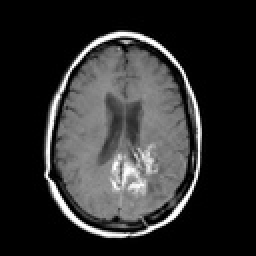
%> input picture MR_Gad.jpg, 128 x 128 px, shrunk from 256 x 256 before the run (shown 2 times larger)
$ octave rolling_guidance_filter_example.m   (GNU Octave 9; MATLAB toolbox functions it lacks are replaced by stand-ins)
%> lines starting %> are read from the running program, lines starting %| are printed output that depends on the picture; in (x1, y1, x2, y2) boxes, pixels count from 0 and x2, y2 are one past the last pixel; in counts of white or black regions, pixels touching at a corner belong together; the program's own positions count from 1
### rolling_guided filter/RollingGuidanceFilter.m
%
%   Rolling Guidance Filter
%
%   res = RollingGuidanceFilter(I,sigma_s,sigma_r,iteration) filters image
%   "I" by removing its small structures. The borderline between "small"
%   and "large" is determined by the parameter sigma_s. The sigma_r is
%   fixed to 0.1. The filter is an iteration process. "iteration" is used
%   to control the number of iterations.
%
%   Paras:
%   @I         : input image, DOUBLE image, any # of channels
%   @sigma_s   : spatial sigma (default 3.0). Controlling the spatial
%                weight of bilateral filter and also the filtering scale of
%                rolling guidance filter.
%   @sigma_r   : range sigma (default 0.1). Controlling the range weight of
%                bilateral filter.
%   @iteration : the iteration number of rolling guidance (default 4).
%
%
%   Example
%   ==========
%   I = im2double(imread('image.png'));
%   res = RollingGuidanceFilter(I,3,0.05,4);
%   figure, imshow(res);
%
%
%   Note
%   ==========
%   This implementation filters multi-channel/color image by separating its
%   channels, so the result of this implementation will be different with
%   that in the corresponding paper. To generate the results in the paper,
%   please refer to our executable file or C++ implementation on our
%   website.
%
%   ==========
%   The Code is created based on the method described in the following paper:
%   [1] "Rolling Guidance Filter", Qi Zhang, Li Xu, Jiaya Jia, European
%        Conference on Computer Vision (ECCV), 2014
%
%   The code and the algorithm are for non-comercial use only.
%
%
%   Author: Qi Zhang (zhangqi@cse.cuhk.edu.hk)
%   Date  : 08/14/2014
%   Version : 1.0
%   Copyright 2014, The Chinese University of Hong Kong.
%

function res = RollingGuidanceFilter(I,sigma_s,sigma_r,iteration)

if ~exist('iteration','var')
    iteration = 4;
end

if ~exist('sigma_s','var')
    sigma_s = 3;
end

if ~exist('sigma_r','var')
    sigma_r = 0.1;
end

res = I.*0;

for i=1:iteration
    disp(['RGF iteration ' num2str(i) '...']);
    for c=1:size(I,3)
        G = res(:,:,c);
        res(:,:,c) = bilateralFilter(I(:,:,c),G,min(G(:)),max(G(:)),sigma_s,sigma_r);
    end
end

end

### rolling_guided filter/rolling_guidance_filter_example.m

close all;
clear  all;clc;
[imagename1 imagepath1]=uigetfile('medical images\*.jpg;*.bmp;*.png;*.tif;*.tiff;*.pgm;*.gif','Please choose the first input image');
%> the answer given: ../MR_Gad.jpg
ima1=imread(strcat(imagepath1,imagename1));
%> ima1 is the input picture: size 128x128x3 uint8; min 0, max 255, mean 46.2
[imagename2 imagepath2]=uigetfile('medical images\*.jpg;*.bmp;*.png;*.tif;*.tiff;*.pgm;*.gif','Please choose the first input image');
%> the answer given: ../MR_T2.jpg
ima2=imread(strcat(imagepath2,imagename2));
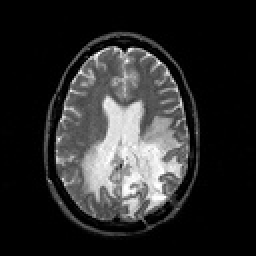
%> input picture MR_T2.jpg, 128 x 128 px, shrunk from 256 x 256 before the run (shown 2 times larger)
%> ima2 is the input picture: size 128x128x3 uint8; min 0, max 255, mean 43.2

I1 = im2double(ima1);
I2 = im2double(ima2);
%figure,imshow(I1,[]);
%figure,imshow(I2,[]);
iteration=8;

C1 = RollingGuidanceFilter(I1,3,0.05,iteration);
%> in RollingGuidanceFilter, `res = I.*0;`: res: size 128x128x3 double; every value is 0
C2 = RollingGuidanceFilter(I2,3,0.05,iteration);
%> call 2 of RollingGuidanceFilter, with sigma_s = 3, sigma_r = 0.05, iteration = 8
%> after the loop in RollingGuidanceFilter (call 2), `for i=1:iteration`:
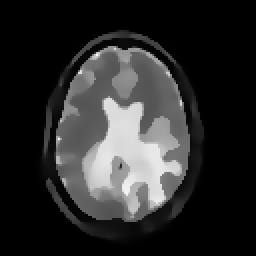
%> res: size 128x128x3 double (shown 2 times larger); min 0, max 1, mean 0.169; mean of the top-left, top-right, bottom-left and bottom-right quarters 0.144, 0.114, 0.215, 0.204
figure,imshow(C1);   figure,imshow(C2);

T1=I1-C1;
T2=I2-C2;
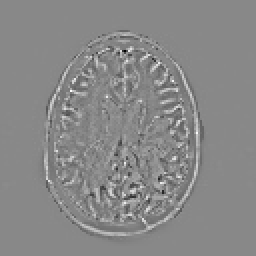
%> T2: size 128x128x3 double (shown 2 times larger); min -0.487, max 0.423, mean 4.87e-05; drawn with min black and max white
% figure,imshow(T1,[]);   figure,imshow(T2,[]);


map1=abs(C1>C2);
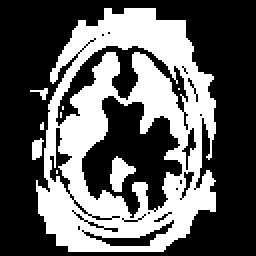
%> map1: size 128x128x3 double (shown 2 times larger); values 0 (black) and 1 (white), 37.3% white; 9 white regions (5 under 20 px), largest, box (x1, y1, x2, y2) and area: (18, 4, 108, 126) 5897, (55, 78, 68, 96) 128, (16, 69, 22, 80) 47, (15, 44, 24, 50) 22
FC=C1.*map1+~map1.*C2;
% [5 lines of commented-out code are left out]
map2=abs(T1>T2);
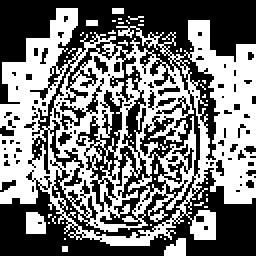
%> map2: size 128x128x3 double (shown 2 times larger); values 0 (black) and 1 (white), 47.3% white; 57 white regions (54 under 20 px), largest, box (x1, y1, x2, y2) and area: (0, 4, 128, 123) 7419, (13, 106, 23, 117) 98, (82, 119, 93, 128) 74
FT=T1.*map2+~map2.*T2;
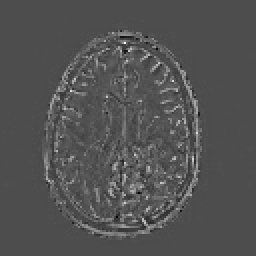
%> FT: size 128x128x3 double (shown 2 times larger); min -0.222, max 0.51, mean 0.0168; drawn with min black and max white
F=FC+FT;

figure,imshow(FC);
figure,imshow(FT,[]);
figure,imshow(F);
%> after `imshow(F)`:
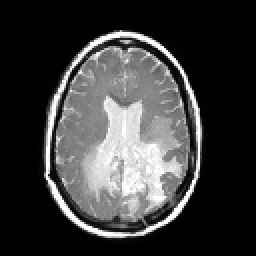
%> displayed picture: size 128x128x3, on the screen's scale of 0 to 255 (shown 2 times larger); min 0, max 255, mean 60.3
